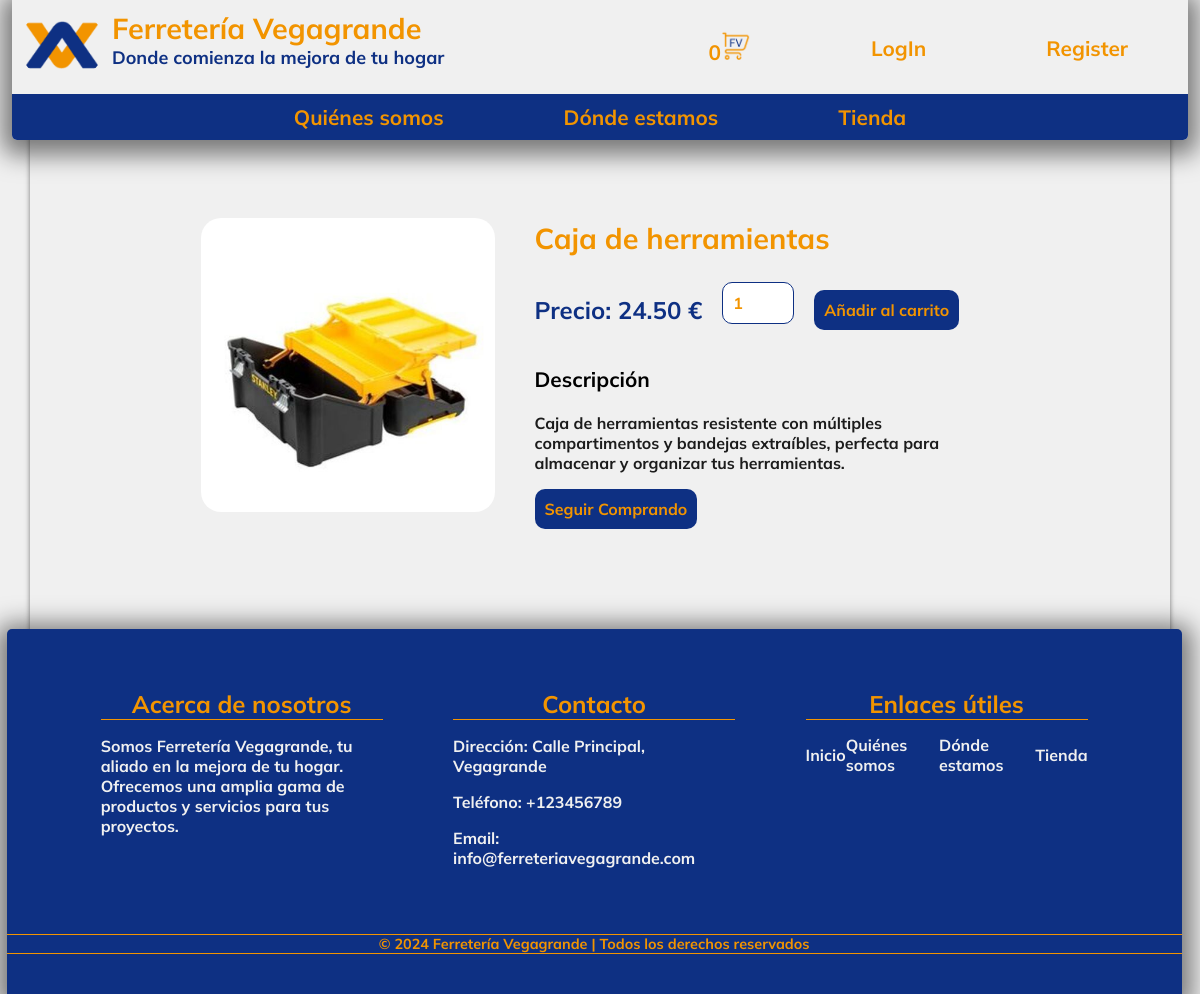
Page /templates/product.php?product_id=105 on the committed database.
### tables this page shows
CREATE TABLE `productos` (
  `id` int(11) NOT NULL,
  `name` varchar(255) NOT NULL,
  `description` varchar(1500) DEFAULT NULL,
  `price` decimal(10,2) NOT NULL,
  `img` varchar(225) NOT NULL
);

### templates/product.php (the view, shortened to what this page needs)
<?php
include("../api/header.php");
$conn = connectDB();
if($conn){
    if(isset($_GET['product_id']) && !empty($_GET['product_id'])) {
        $product_id = $_GET['product_id'];
        $query = "SELECT * FROM productos WHERE id = :product_id";
        $statement = $conn->prepare($query);
        $statement->bindParam(':product_id', $product_id);
        $statement->execute();
        $producto = $statement->fetch(PDO::FETCH_ASSOC);
    } else {
        header("Location: ../index.html");
        exit();
    }
} else {
    echo "Error al conectar a la base de datos";
    exit();
}
?>
<!DOCTYPE html>
<html lang="en">
<head>
    <link rel="stylesheet" href="../styles/product.css">
</head>
<body>
<div class="page">
    <div class="item-container">
        <?php if(isset($producto) && !empty($producto)): ?>
            <div class="img-container">
            <img src="../assets/img/productos/<?= $producto['img'] ?>" alt="<?= $producto['name'] ?>">
            </div>
            <div class="item-data-container">
                <h1 class="item-title"><?= $producto['name'] ?></h1>
                <div class="item-buy-container">
                    <h2>Precio: <?= $producto['price']?> €</h2>
                    <input type="number" class="quantity-input" value="1" min="1">
                    <button class="add-to-cart-btn-product" data-product-id="<?php echo $producto['id']; ?>">Añadir al carrito</button>
                </div>
                <div class="item-descriptin-container">
                    <h3 class="h3">Descripción</h3>
                    <p class="parragraf"><?= $producto['description'] ?></p>
                </div>
                <a href="shop.php"><button>Seguir Comprando</button></a>
            </div>
        <?php else: ?>
            <p>No se encontró el producto</p>
        <?php endif; ?>
    </div>
<?php
include("../api/footer.php");
?>
</div>
</body>
</html>

### styles/product.css (style rules this page uses)
.item-container { margin: 80px auto; display: flex; flex-direction: row; width: 70%; }
.img-container { display: flex; width: 400px; align-items: center; justify-content: center }
.img-container img { width:100% ; }
.item-data-container { width: 60%; margin-inline: 40px ; }
.item-buy-container { width: 70%; display: flex; flex-direction: row; justify-content: space-between; align-items: center; }
.item-buy-container button { white-space: nowrap; }
.item-buy-container h2 { white-space: nowrap; }
.item-descriptin-container { width: 100%; }
.item-buy-container input { width: 50px; }
.item-buy-container h2 { color: #0e3083; }

### styles/style.css (style rules this page uses)
body { font-family: Mulish; background-color: #f0f0f0; width: 98%; margin: 0 auto; padding-top: 150px; }
.page { width: 97%; box-shadow: 0 2px 5px rgba(0, 0, 0, 0.5); border-top: 1px solid transparent; margin: 0 auto; }
h1 { color: #f29400; font-size: 2em; }
h2 { color: #f29400; font-size: 1.7em; }
h3 { font-size: 1.5em; }
.parragraf { color: #1c1c1c; font-size: 1.3em; }
img { width: 100px; border-radius: 20px; }
a { color: #f29400; text-decoration: none; transition: 0.3s ease-in-out; }
button { font-family: Mulish; font-size: 1.3em; padding: 10px; border-radius: 10px; border: none; background-color: #0e3083; color: #f29400; cursor: pointer; transition: 0.3s ease-in-out; }
input { font-family: Mulish; color: #f29400; font-size: 1em; border-radius: 10px; margin: 20px; margin-top: 5px; padding: 10px; border: 1px solid #0e3083; border-radius: 10px; }
input::placeholder { color: #f29400; }
@media screen and (width < 1441px) { body { padding-top: 120px; } }
@media screen and (width < 1441px) { h1 { color: #f29400; font-size: 1.8em; } }
@media screen and (width < 1441px) { h2 { font-size: 1.5em; } }
@media screen and (width < 1441px) { h3 { font-size: 1.3em; } }
@media screen and (width < 1441px) { .parragraf { color: #1c1c1c; font-size: 1em; } }
@media screen and (width < 1441px) { button { font-size: 1em; } }

### rows in the picture
productos: img (picture), name "Caja de herramientas", price "24.50", description "Caja de herramientas resistente con múltiples compartimentos y bandejas extraíbles, perfecta para almacenar y organizar tus herramientas."

### other values in the picture
$total_productos "0"
